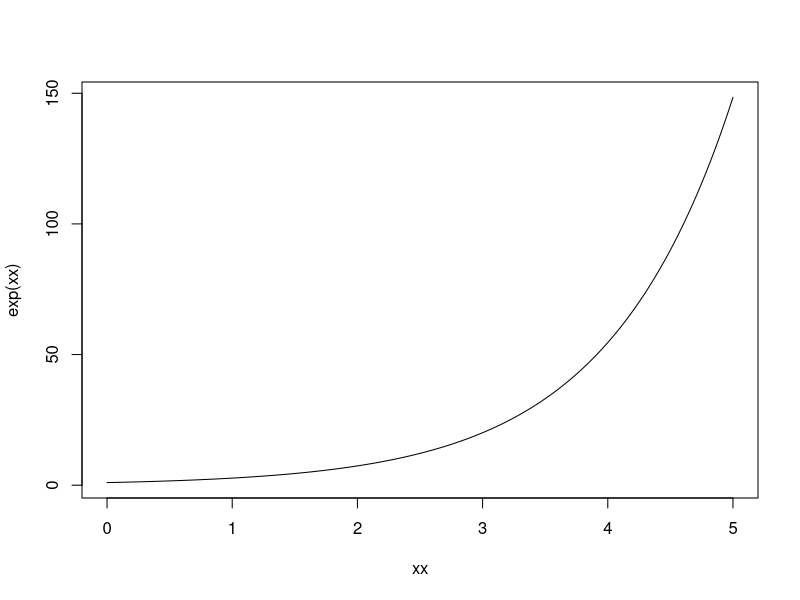
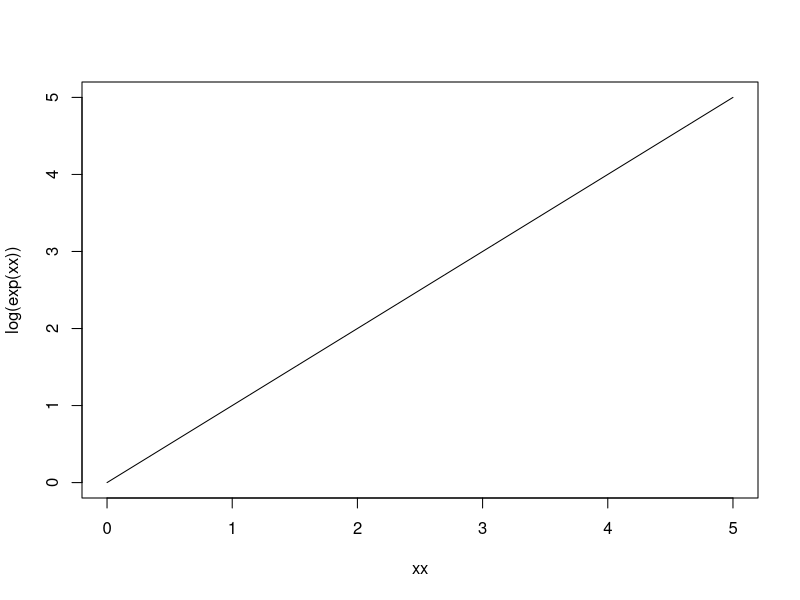
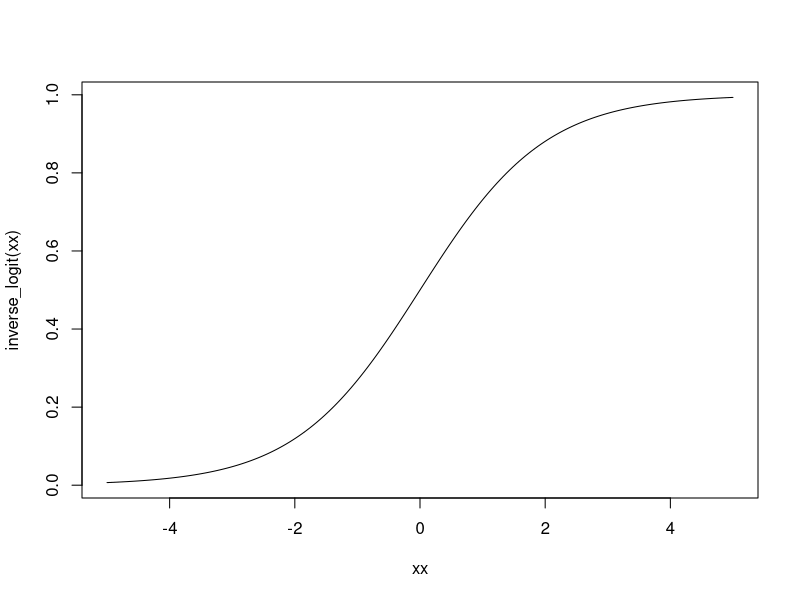
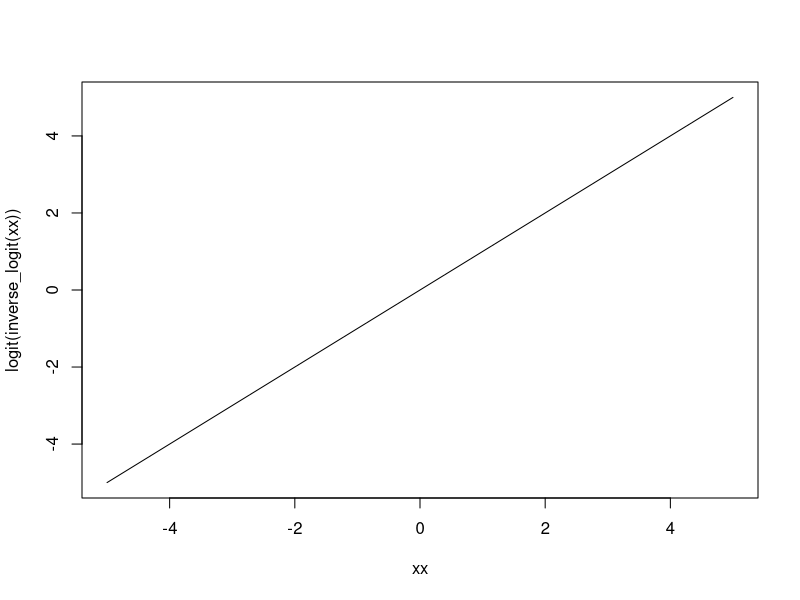
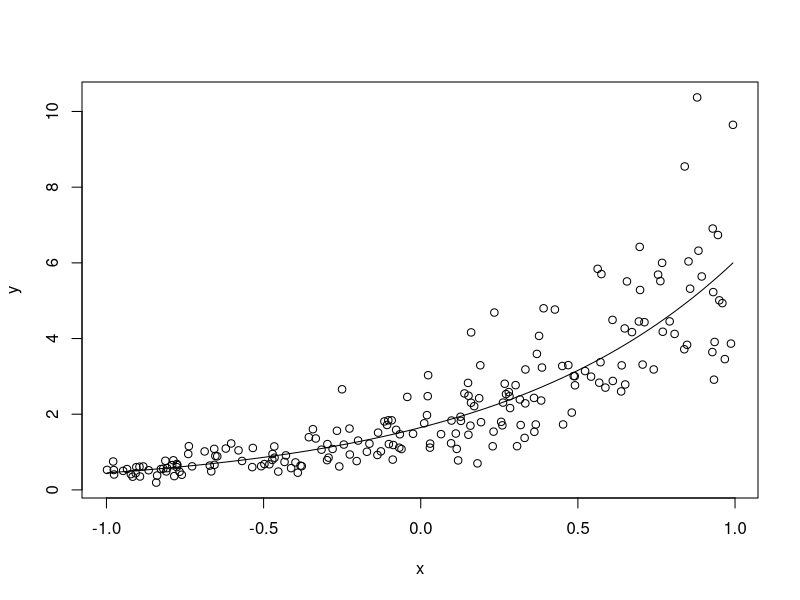

Here is the R script that generated these plots, in order: (Note: this script raises an error after producing the figures.)
## ---- chunk 1
library(ggplot2)
library(dplyr)
set.seed(111)
N <- 200
x <- runif(N, -1, 1)
a <- 0.5
b <- 1.3
d <- data_frame(x = x)
d
## ---- chunk 2
logit <- function(x) qlogis(x)
inverse_logit <- function(x) plogis(x)
## ---- chunk 3
xx <- seq(0, 5, length.out = 200)
plot(xx, exp(xx), type = "l")
## ---- chunk 4
plot(xx, log(exp(xx)), type = "l")
## ---- chunk 5
xx <- seq(-5, 5, length.out = 200)
plot(xx, inverse_logit(xx), type = "l")
## ---- chunk 6
plot(xx, logit(inverse_logit(xx)), type = "l")
## ---- chunk 7
y_true <- exp(a + b * x)
shape <- 8
y <- rgamma(N, rate = shape / y_true, shape = shape)
d$y <- y
plot(x, y);lines(sort(x), y_true[order(x)])
## ---- chunk 8
(m_gamma <- glm(y ~ x, family = 
    Gamma(link = "log"), data = d)) # exercise

ggeffects::ggpredict(m_gamma, "x", full.data = TRUE) %>%
  ggplot(aes(x, predicted)) +
  geom_line(colour = "red") + 
  geom_ribbon(aes(ymin = conf.low, ymax = conf.high), alpha = .2) +
  geom_point(aes(y = observed))
## ---- chunk 9
y_true <- exp(a + b * x)
y <- rpois(N, lambda = y_true)
d$y <- y
plot(x, y);lines(sort(x), y_true[order(x)])
## ---- chunk 10
(m_poisson <- glm(y ~ x, family = 
    poisson(link = "log"), data = d)) # exercise

ggeffects::ggpredict(m_poisson, "x", full.data = TRUE) %>%
  ggplot(aes(x, predicted)) +
  geom_line(colour = "red") + 
  geom_ribbon(aes(ymin = conf.low, ymax = conf.high), alpha = .2) +
  geom_point(aes(y = observed))
## ---- chunk 11
y_true <- exp(a + b * x)
y <- MASS::rnegbin(N, mu = y_true, theta = 0.6)
d$y <- y
plot(x, y);lines(sort(x), y_true[order(x)])
## ---- chunk 12
(m_nb <- MASS::glm.nb(y ~ x, data = d))

ggeffects::ggpredict(m_nb, "x", full.data = TRUE) %>%
  ggplot(aes(x, predicted)) +
  geom_line(colour = "red") + 
  geom_ribbon(aes(ymin = conf.low, ymax = conf.high), alpha = .2) +
  geom_point(aes(y = observed))
## ---- chunk 13
y_linear <- a + b * x
prob_true <- inverse_logit(y_linear)
y <- rbinom(N, 1, prob_true)
d$y <- y
plot(x, jitter(y, 0.1));lines(sort(x), prob_true[order(x)])
## ---- chunk 14
(m_bin <- glm(y ~ x, family = 
    binomial(link = "logit"), data = d)) # exercise

ggeffects::ggpredict(m_bin, "x", full.data = TRUE) %>%
  ggplot(aes(x, predicted)) +
  geom_line(colour = "red") + 
  geom_ribbon(aes(ymin = conf.low, ymax = conf.high), alpha = .2) +
  geom_point(aes(y = observed))

coef(m_bin)
(slope <- round(coef(m_bin)[[2]], 3)) # slope
(int <- round(coef(m_bin)[[1]], 3)) # intercept
## ---- chunk 15
plot(sort(x), logit(prob_true[order(x)]), ylab = "log odds")
abline(a = a, b = b, col = "red")
abline(a = int, b = slope, col = "blue")
## ---- chunk 16
plot(sort(x), exp(logit(prob_true[order(x)])), ylab = "odds")
curve(exp(int + slope * x), min(x), max(x), add = TRUE, col = "blue")
## ---- chunk 17
(approximate_slope <- slope/4)
intercept <- inverse_logit(int)

g + geom_vline(xintercept = c(-0.5, 0, 0.5), lty = 2) +
  geom_abline(intercept = intercept, 
    slope = approximate_slope, size = 1) +
  ylab("Probability of y = 1")
